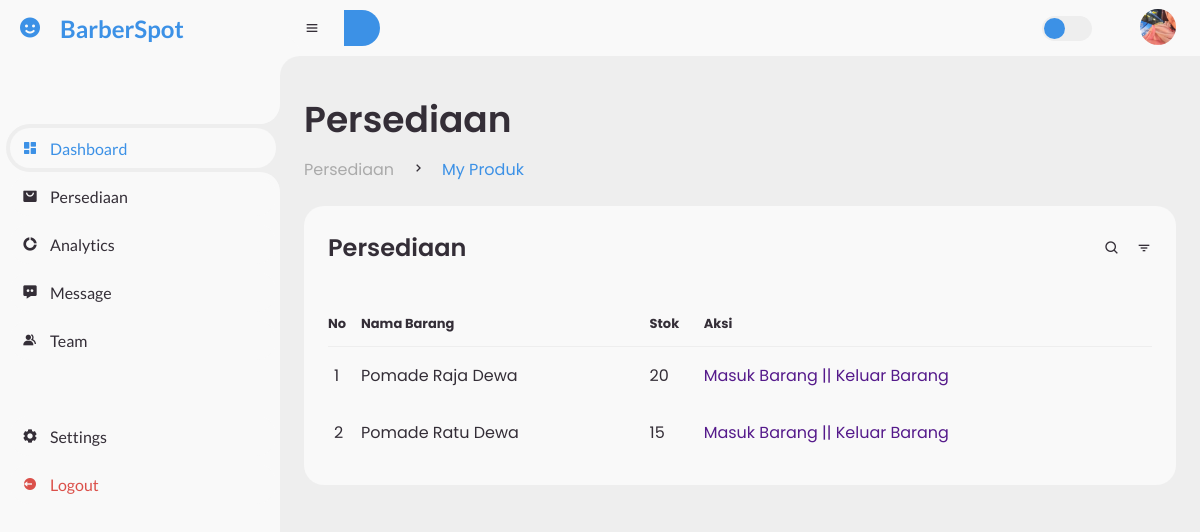
Screenshot of /persediaan.php with the database file from the repository.
### tables this page shows
CREATE TABLE `persediaan` (
  `id_barang` int(11) NOT NULL,
  `nama` varchar(255) NOT NULL,
  `stok` int(11) NOT NULL
);

### persediaan.php (the view, shortened to what this page needs)
<!DOCTYPE html>
<html lang="en">
<head>
	<link href='https://unpkg.com/boxicons@2.0.9/css/boxicons.min.css' rel='stylesheet'>
	<link rel="stylesheet" href="css/style.css">
</head>
<body>
	<section id="sidebar">
		<a href="#" class="brand">
			<i class='bx bxs-smile'></i>
			<span class="text">BarberSpot</span>
		</a>
		<ul class="side-menu top">
			<li class="active">
				<a href="admin.php">
					<i class='bx bxs-dashboard' ></i>
					<span class="text">Dashboard</span>
				</a>
			</li>
			<li>
				<a href="#">
					<i class='bx bxs-shopping-bag-alt' ></i>
					<span class="text">Persediaan</span>
				</a>
			</li>
			<li>
				<a href="#">
					<i class='bx bxs-doughnut-chart' ></i>
					<span class="text">Analytics</span>
				</a>
			</li>
			<li>
				<a href="#">
					<i class='bx bxs-message-dots' ></i>
					<span class="text">Message</span>
				</a>
			</li>
			<li>
				<a href="team.php">
					<i class='bx bxs-group' ></i>
					<span class="text">Team</span>
				</a>
			</li>
		</ul>
		<ul class="side-menu">
			<li>
				<a href="#">
					<i class='bx bxs-cog' ></i>
					<span class="text">Settings</span>
				</a>
			</li>
			<li>
				<a href="logout.php" class="logout">
					<i class='bx bxs-log-out-circle' ></i>
					<span class="text">Logout</span>
				</a>
			</li>
		</ul>
	</section>
	<section id="content">
		<nav>
			<i class='bx bx-menu' ></i>
			<form action="#">
				<div class="form-input">
					<button><i class='bx bx-' ></i></button>
				</div>
			</form>
			<label for="switch-mode" class="switch-mode"></label>
			<a href="#" class="profile">
				<img src="img/people.jpeg">
			</a>
		</nav>
		<main>
			<div class="head-title">
				<div class="left">
					<h1>Persediaan</h1>
					<ul class="breadcrumb">
						<li>
							<a href="persediaan.php">Persediaan</a>
						</li>
						<li><i class='bx bx-chevron-right' ></i></li>
						<li>
							<a class="active" href="team.php">My Produk</a>
						</li>
					</ul>
				</div>
			</div>
			<div class="table-data">
				<div class="order">
					<div class="head">
						<h3>Persediaan</h3>
						<i class='bx bx-search' ></i>
						<i class='bx bx-filter' ></i>
					</div>
 <tr class="table-danger">
		<br>
	<thead>
	<tr>
   <table class="my-3 table table-bordered">
		<tr class="table-primary">
		<th>No</th>
		<th>Nama Barang</th>
		<th>Stok</th>
		<th>Aksi</th>
	</tr>
	</thead>
	<?php
	include "conn.php";
	$sql="select * from persediaan order by id_barang";
	$hasil=mysqli_query($kon,$sql);
	$no=0;
	while ($data = mysqli_fetch_array($hasil)) {
		$no++;
		?>
		<tbody>
		<tr>
			<td><?php echo $no;?></td>
			<td><?php echo $data["nama"]; ?></td>
			<td><?php echo $data["stok"];   ?></td>
			<td>
            <a href="" class="btn btn-primary" role="button">Masuk Barang ||</a>
            <a href="" class="btn btn-primary" role="button">Keluar Barang</a>
			</td>
		</tr>
		</tbody>
		<?php
	}
	?>
		</main>
	</section>
</body>
</html>

### rows the page displays
persediaan: nama "Pomade Raja Dewa", stok "20"
persediaan: nama "Pomade Ratu Dewa", stok "15"
